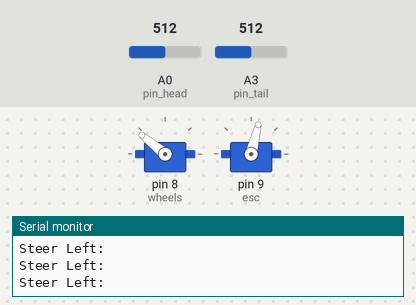
A sketch run on a simulated Arduino Uno, built with avr-gcc and run on an emulated ATmega328P. Shown: 2 × servo, the last lines printed to the serial monitor. Inputs (shaded band) come from the test bench; at power-on: A0 (pin_head) = 512, A3 (pin_tail) = 512.

Above: at 4.2 s.
4.3 s: A0 (pin_head) set to 483
7.3 s: A0 (pin_head) set to 454
At 7.6 s:
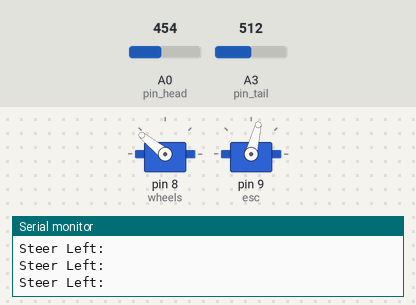
8.8 s: A0 (pin_head) set to 122
At 9.15 s:
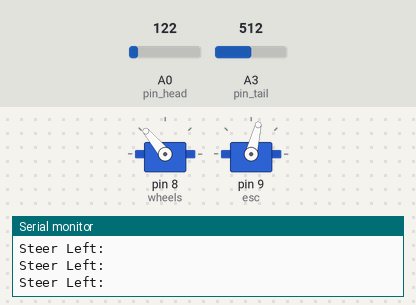
10.8 s: A3 (pin_tail) set to 302
At 12.0 s:
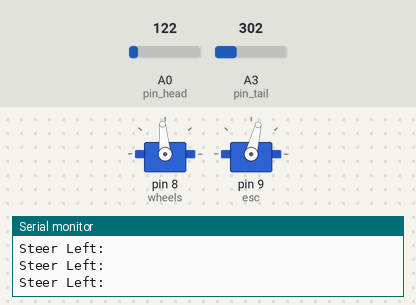
13.8 s: A3 (pin_tail) set to 279
At 15.0 s:
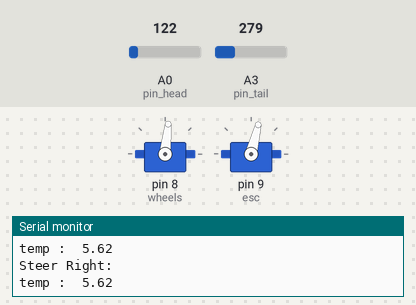
15.7 s: A3 (pin_tail) set to 122
At 16.8 s:
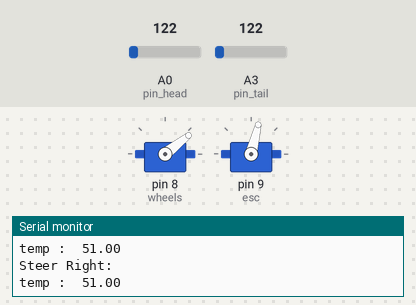
Timing chart, 0 to 18.3 s (numbered marks = the images above; inputs shaded):
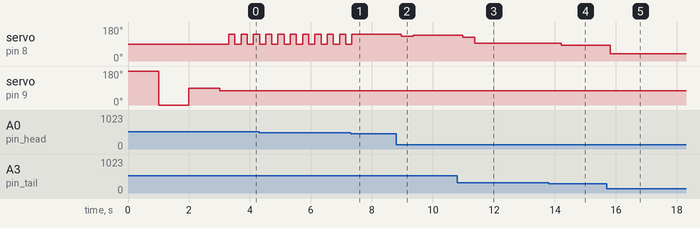

The sketch:

crawler_ultrasonicTest.ino
```cpp
#include <Servo.h>


Servo wheels; // servo for turning the wheels
Servo esc; // not actually a servo, but controlled like one!
bool startup = true; // used to ensure startup only happens once
int startupDelay = 1000; // time to pause at each calibration step
double maxSpeedOffset = 45; // maximum speed magnitude, in servo 'degrees'
double maxWheelOffset = 85; // maximum wheel turn magnitude, in servo 'degrees'
double wheelOffset = 0.0; // For Adjusting the wheel
//threshHold distance to the wall
double threshHoldDistance = 20.0;

int pin_head = 0;
int pin_tail = 3;

double steerAngle = 0.0;
double car_length = 13;
bool goForward = true;
//double wheelStartUpOffset = 0.0; // For Adjusting the steering


int count = 3;
double distance_sum = 0.0;
double head_sum = 0.0;
double tail_sum = 0.0;

void setup()
{
  wheels.attach(8); // initialize wheel servo to Digital IO Pin #8
  esc.attach(9); // initialize ESC to Digital IO Pin #9
  /*  If you're re-uploading code via USB while leaving the ESC powered on,
   *  you don't need to re-calibrate each time, and you can comment this part out.
   */
  calibrateESC();

  Serial.begin(9600);
}

double getHeadDis() {
  double A1 = (double)analogRead(pin_head);
  double distance_head = exp(8.5841-log(A1));
  return distance_head;
}

double getTailDis() {
  double A2 = (double)analogRead(pin_tail);
  double distance_tail = exp(8.5841-log(A2));
  return distance_tail;
}

boolean compareHeadTail(double head, double tail) {
    if (abs(head-tail) < 2) {
      if (head < 0.8 * threshHoldDistance || head > 1.2 * threshHoldDistance) {
        return false;
      }
      else {
        return true;
      }
    }
    else {
      return false;
    }
}

double calcDistance(double head, double tail) {
  double distance_head = head;
  double distance_tail = tail;
//  Serial.println("head: " + (String)distance_head);
//  Serial.println("tail: " + (String)distance_tail);
  double distance = (car_length * car_length * distance_head * distance_head) / (car_length * car_length + (distance_head - distance_tail) * (distance_head - distance_tail));
//  Serial.println("distance:  " + (String)distance);
  return distance;
}

/* Calibrate the ESC by sending a high signal, then a low, then middle.*/
void calibrateESC(){
    esc.write(180); // full backwards
    delay(startupDelay);
    esc.write(0); // full forwards
    delay(startupDelay);
    esc.write(90); // neutral
    delay(startupDelay);
    esc.write(90); // reset the ESC to neutral (non-moving) value
}

//double calc(double d, double lim)
//{
//  double result = ((d - threshHoldDistance)/threshHoldDistance) * lim;
//
//  if (result > lim)
//  {
//    result = lim;
//  }
//  else if(result < -lim)
//  {
//    result = -lim;
//  }
//
//  return result;
//}
//
//void backAndForwardControl() {
//  double distance = (double)analogRead(pin_head) / 2;
//
//  double temp = calc(distance, 0.3);
//
//  if(temp > 0)
//  {
//    steerRight(temp);
//  }
//  else
//  {
//    steerLeft(-temp);
//  }
//
//}


// Dynamiclly control the steer angle according to the distance to the wall
void steerTheCar(double dis) {
  double temp = abs(threshHoldDistance * threshHoldDistance - dis);
  if (temp == 0.0) {
    return;
  }
  if (dis < threshHoldDistance * threshHoldDistance) {
    if (temp > 0.4 * threshHoldDistance * threshHoldDistance) {
      steerLeft(0.6);
    }
    else {
      steerLeft(0.6 * temp / (threshHoldDistance * threshHoldDistance) / 0.4);
    }
  } else {
    if (temp > 0.4 * threshHoldDistance * threshHoldDistance) {
      steerRight(0.6);
    }
    else {
      steerRight(0.6 * temp / (threshHoldDistance * threshHoldDistance) / 0.4);
    }
  }
}

void steerLeft(double d)
{
  Serial.write("Steer Left:");
  Serial.write("\n");

  if( (d >= 0.0 ) && (d <= 1.0))
  {
    double temp = min( (d * maxWheelOffset + wheelOffset), maxWheelOffset);

    wheels.write(90 + temp);
  }
}

void steerRight(double d)
{
  Serial.write("Steer Right:");
  Serial.write("\n");

  if( (d >= 0.0 ) && (d <= 1.0))
  {
    double temp = min( (d * maxWheelOffset + wheelOffset), maxWheelOffset);
    Serial.println("temp :  "+ (String)temp);

    wheels.write(90 - temp);
  }
}

/*
  Set the velocity of the car. Control the back and forward directions.
  Input s > 0 will go forward, and s < 0 will go backward.
  The input should between (-1 , 1).

*/
void setVelocity(double s)
{
  if( (s >= -1.0 ) && (s <= 1.0))
  {
    esc.write(90 - (s * maxSpeedOffset));
  }
}


void loop()
{
   if (count > 0) {
      head_sum += getHeadDis();
      tail_sum += getTailDis();
      if (compareHeadTail(head_sum, tail_sum)) {
        steerLeft(0.0);
      }
      count--;
   } else {
      head_sum /= 3;
      tail_sum /= 3;
      if (!compareHeadTail(head_sum, tail_sum)) {
        steerTheCar(calcDistance(head_sum, tail_sum));
      }
      head_sum = 0;
      tail_sum = 0;
      count = 3;
   }
   setVelocity(0.3);
   delay(100);
}
```

Measured:
- the behaviour switches between 468 and 467 on A0 (pin_head) (found by bisection; images 0 and 1)
- after the input at 7.3 s, servo on pin 8 (wheels): goes on until 7.3 s, then stays 141°
- after the input at 8.8 s, servo on pin 8 (wheels): 141° → 130° after 0.16 s, → 136° 0.40 s later
- after the input at 10.8 s, servo on pin 8 (wheels): 136° → 125° after 0.17 s, → 95° 0.40 s later
- after the input at 13.8 s, servo on pin 8 (wheels): 95° → 84° after 0.40 s
- after the input at 15.7 s, servo on pin 8 (wheels): 84° → 38° after 0.12 s
- by itself, servo on pin 8 (wheels): alternates 141° for 0.20 s and 90° for 0.20 s
